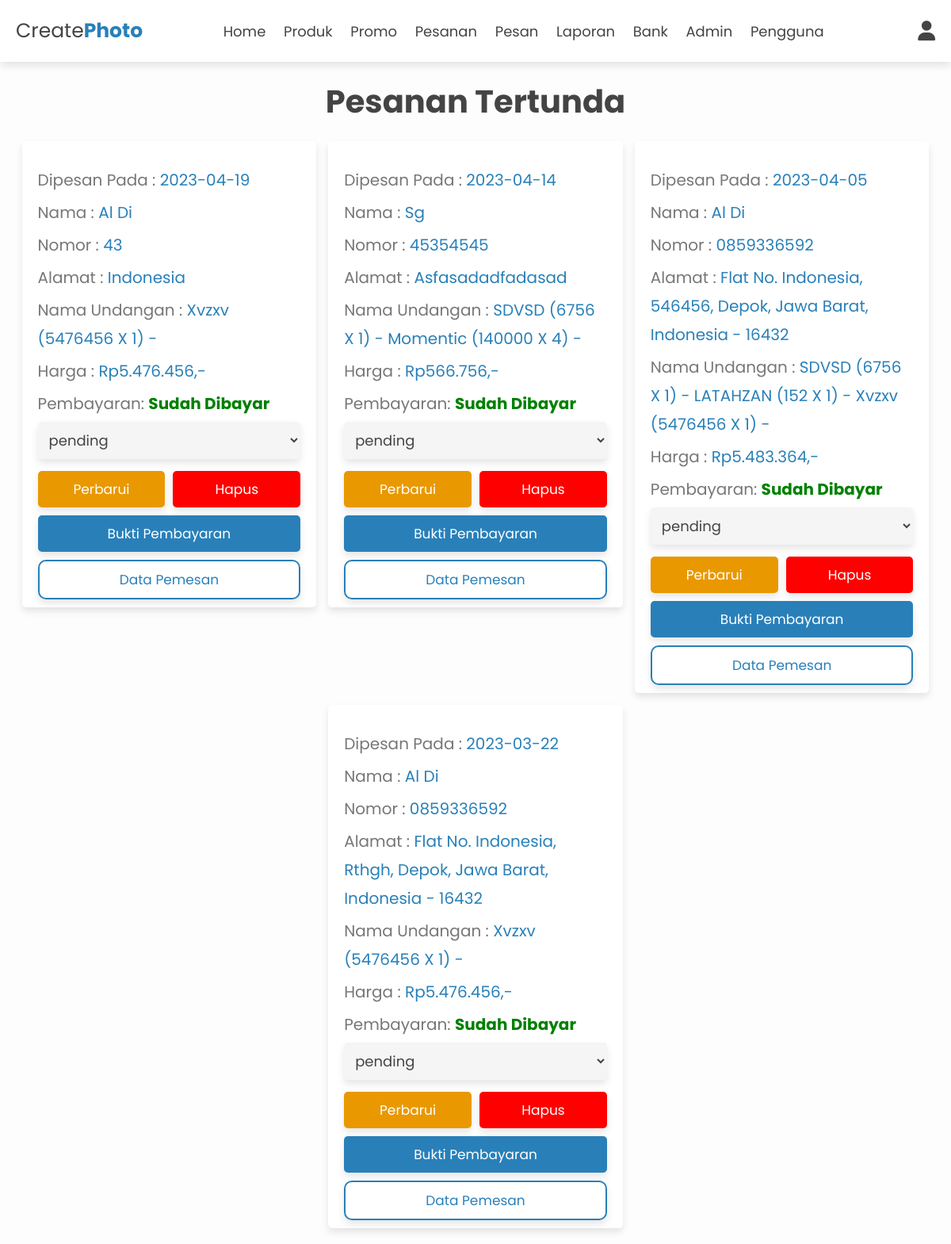
Before: /admin/orders_pending.php (signed in) with the older database file.
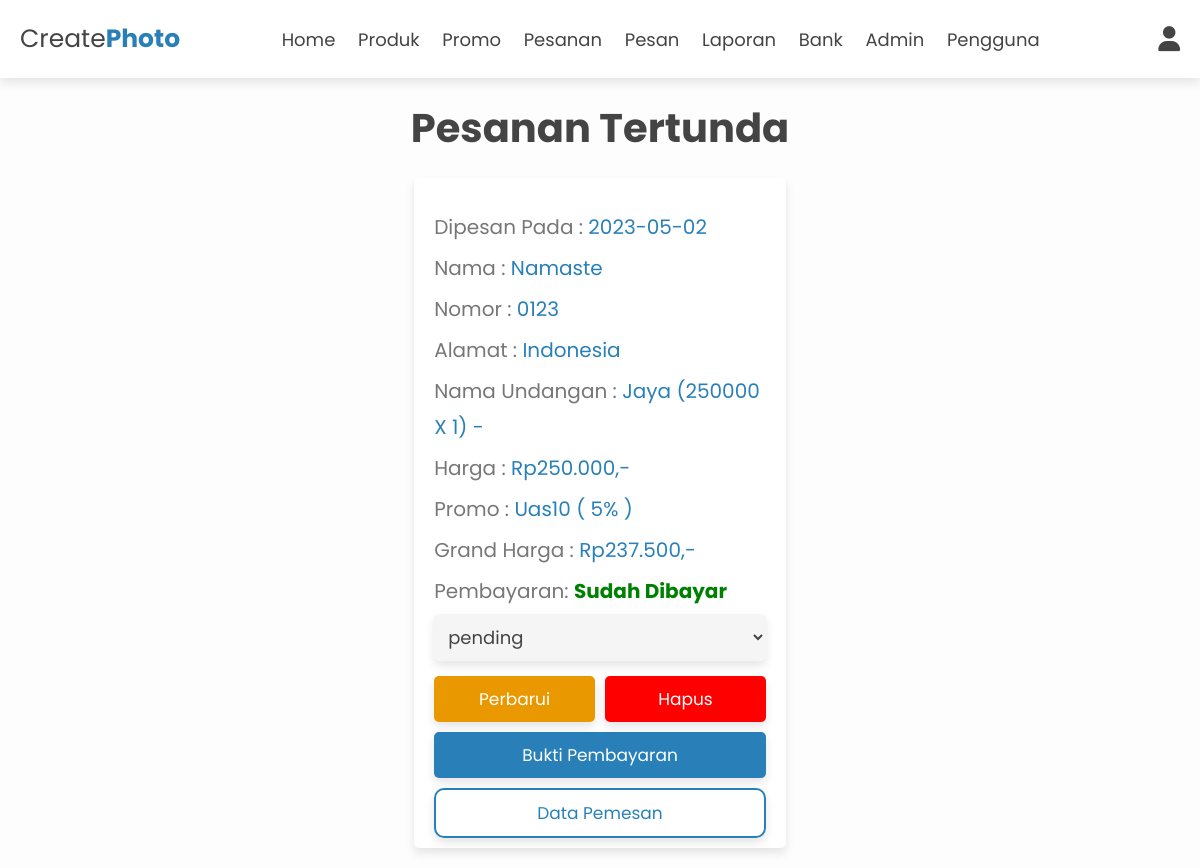
After: the same page with the newer database file.
### tables this page shows
CREATE TABLE `orders` (
  `id` int(100) NOT NULL,
  `user_id` int(100) NOT NULL,
  `name` varchar(20) NOT NULL,
  `number` varchar(10) NOT NULL,
  `email` varchar(50) NOT NULL,
  `address` varchar(500) NOT NULL,
  `name_men` varchar(100) NOT NULL,
  `nickname_men` varchar(100) NOT NULL,
  `father_men` varchar(100) NOT NULL,
  `mother_men` varchar(100) NOT NULL,
  `child_men` varchar(100) NOT NULL,
  `name_women` varchar(100) NOT NULL,
  `nickname_women` varchar(100) NOT NULL,
  `father_women` varchar(100) NOT NULL,
  `mother_women` varchar(100) NOT NULL,
  `child_women` varchar(100) NOT NULL,
  `marriage_date` date NOT NULL,
  `marriage_time` time NOT NULL,
  `marriage_place` varchar(250) NOT NULL,
  `marriage_link` varchar(250) NOT NULL,
  `reception_date` date NOT NULL,
  `reception_time` time NOT NULL,
  `reception_place` varchar(250) NOT NULL,
  `reception_link` varchar(250) NOT NULL,
  `wa_men` int(100) NOT NULL,
  `ig_men` varchar(250) NOT NULL,
  `wa_women` int(100) NOT NULL,
  `ig_women` varchar(250) NOT NULL,
  `photos_link` varchar(250) NOT NULL,
  `bank_name` varchar(250) NOT NULL,
  `bank_number` int(100) NOT NULL,
  `bank_name2` varchar(250) NOT NULL,
  `bank_number2` int(100) NOT NULL,
  `total_products` varchar(1000) NOT NULL,
  `total_price` int(100) NOT NULL,
  `promo_code` varchar(100) NOT NULL,
  `percent` int(11) NOT NULL,
  `grand_total` int(100) NOT NULL,
  `placed_on` date NOT NULL DEFAULT current_timestamp(),
  `payment_status` varchar(20) NOT NULL DEFAULT 'pending',
  `name_bank` varchar(255) NOT NULL,
  `name_sender` varchar(255) NOT NULL,
  `pay_img` varchar(100) NOT NULL,
  `link_invitation` varchar(500) NOT NULL
);

### admin/orders_pending.php (the view, shortened to what this page needs)
<?php
include '../components/connect.php';
?>
<!DOCTYPE html>
<html lang="en">
<head>
    <link rel="stylesheet" href="https://cdnjs.cloudflare.com/ajax/libs/magnific-popup.js/1.1.0/magnific-popup.min.css">
    <link rel="stylesheet" href="https://cdnjs.cloudflare.com/ajax/libs/font-awesome/6.1.1/css/all.min.css">
    <link rel="stylesheet" href="../css/admin_style.css">
</head>
<body>
    <?php include '../components/admin_header.php'; ?>
    <section class="orders">
        <h1 class="heading">Pesanan Tertunda</h1>
        <div class="box-container">
            <?php
            $select_orders = $conn->prepare("SELECT * FROM `orders` WHERE payment_status = 'pending' ORDER BY id DESC");
            $select_orders->execute();
            if ($select_orders->rowCount() > 0) {
                while ($fetch_orders = $select_orders->fetch(PDO::FETCH_ASSOC)) {
            ?>
                    <div class="box">
                        <p> Dipesan pada : <span><?= $fetch_orders['placed_on']; ?></span> </p>
                        <p> Nama : <span><?= $fetch_orders['name']; ?></span> </p>
                        <p> Nomor : <span><?= $fetch_orders['number']; ?></span> </p>
                        <p> Alamat : <span><?= $fetch_orders['address']; ?></span> </p>
                        <p> Nama Undangan : <span><?= $fetch_orders['total_products']; ?></span> </p>
                        <p> Harga : <span>Rp<?= number_format(($fetch_orders['total_price']), 0, ',', '.'); ?>,-</span> </p>
                        <?php if (!empty($fetch_orders['promo_code']) && !empty($fetch_orders['percent']) && !empty($fetch_orders['grand_total'])) { ?>
                            <p>Promo : <span><?= $fetch_orders['promo_code'] . ' ( ' . $fetch_orders['percent']  . '% ) '; ?></span></p>
                            <p>grand harga : <span>Rp<?= number_format(($fetch_orders['grand_total']), 0, ',', '.'); ?>,-</span></p>
                        <?php } ?>
                        <p>
                            Pembayaran:
                            <span style="font-weight: bold; color: <?php echo (!empty($fetch_orders['pay_img'])) ? 'green' : 'red'; ?>">
                                <?php echo (!empty($fetch_orders['pay_img'])) ? 'Sudah Dibayar' : 'Belum Dibayar'; ?>
                            </span>
                        </p>
                        <form action="" method="post">
                            <select name="payment_status" class="select">
                                <option selected disabled><?= $fetch_orders['payment_status']; ?></option>
                            </select>
                            <div class="flex-btn">
                                <input type="submit" value="perbarui" class="option-btn" name="update_payment">
                                <a href="orders_placed.php?delete=<?= $fetch_orders['id']; ?>" class="delete-btn" onclick="return confirm('delete this order?');">Hapus</a>
                            </div>
                            <input type="button" value="Bukti Pembayaran" class="btn" onclick="showPayment(<?= $fetch_orders['id']; ?>);">
                            <a href="orders_data.php?id=<?= $fetch_orders['id']; ?>" class="home-btn">Data Pemesan</a>
                        </form>
                    </div>
            <?php
                }
            } else {
                echo '<p class="empty">belum ada pesanan!</p>';
            }
            ?>
        </div>
    </section>
</body>
</html>

Changed rows visible on the page:
removed orders: placed_on "2023-04-19", name "Al Di", number "43", address "Indonesia", total_products "Xvzxv (5476456 X 1) -", total_price "5.476.456", shows "Sudah Dibayar", payment_status "pending"
removed orders: placed_on "2023-04-14", name "Sg", number "45354545", address "Asfasadadfadasad", total_products "SDVSD (6756 X 1) - Momentic (140000 X 4) -", total_price "566.756", shows "Sudah Dibayar", payment_status "pending"
removed orders: placed_on "2023-04-05", name "Al Di", number "0859336592", address "Flat No. Indonesia, 546456, Depok, Jawa Barat, Indonesia - 16432", total_products "SDVSD (6756 X 1) - LATAHZAN (152 X 1) - Xvzxv (5476456 X 1) -", total_price "5.483.364", shows "Sudah Dibayar", payment_status "pending"
removed orders: placed_on "2023-03-22", name "Al Di", number "0859336592", address "Flat No. Indonesia, Rthgh, Depok, Jawa Barat, Indonesia - 16432", total_products "Xvzxv (5476456 X 1) -", total_price "5.476.456", shows "Sudah Dibayar", payment_status "pending"
added orders: placed_on "2023-05-02", name "Namaste", number "0123", address "Indonesia", total_products "Jaya (250000 X 1) -", total_price "250.000", promo_code "Uas10", percent "5", grand_total "237.500", shows "Sudah Dibayar", payment_status "pending"
